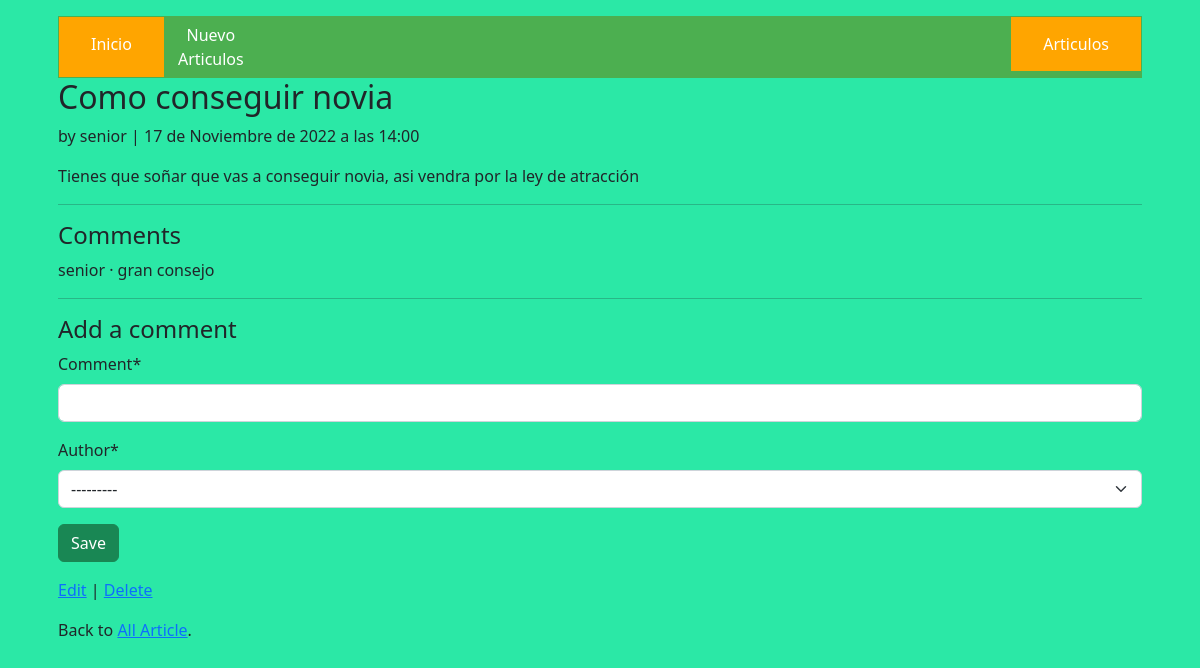
The app's page /articles/6/ (signed in) with its own data.
### articles/models.py (models this page shows, shortened)
class Article(models.Model):
    title = models.CharField(max_length=255)
    body = models.TextField()
    date = models.DateTimeField(auto_now_add=True)
    author = models.ForeignKey(settings.AUTH_USER_MODEL,
                                on_delete= models.CASCADE,)

class Comment(models.Model):
    article = models.ForeignKey(Article, on_delete=models.CASCADE,)
    comment= models.CharField(
        max_length=140
    )
    author = models.ForeignKey(settings.AUTH_USER_MODEL,
                                on_delete=models.CASCADE,
                                )
    def __str__(self):
        return self.comment

### accounts/models.py (models this page shows)
class CustomUser(AbstractUser):
    age = models.PositiveIntegerField(null=True, blank=True)

### articles/views.py (the view, shortened to what this page needs)
# urls.py: path("<int:pk>/",ArticleDetailView.as_view(),
class ArticleDetailView(LoginRequiredMixin, DetailView):
    def get(self, request, *args, **kwargs):
        view = CommentGet.as_view()
        return view(request, *args, **kwargs)

### articles/forms.py
class CommentForm(forms.ModelForm):
    class Meta:
        model = Comment
        fields = ("comment", "author")

### articles/views.py (called while the page is built)
    def  get_context_data(self, **kwargs):
        context = super().get_context_data(**kwargs)
        context['form'] = CommentForm()
        return context

### templates/article_detail.html (shortened to what this page needs)
{% extends "base.html" %}
{% load crispy_forms_tags %}
{% block content %}
    <div class="article-entry">
        <h2>{{ object.title}}</h2>
        <p>by {{ object.author }} | {{ object.date }}</p>
        <p> {{ object.body }}</p>
    </div>
    <hr>
    <h4>Comments</h4>
    {% for comment in article.comment_set.all %}
        <p>{{ comment.author}} &middot; {{ comment }}</p>
    {% endfor %}
    <hr>
    <h4> Add a comment </h4>
    <form action="" method="post">
        {{ form|crispy }}
        <button class="btn btn-success ml-2" type="submit">Save</button>
    </form>
    <p ><a href="{% url 'article_edit' article.pk %}">Edit</a> |
    <a href="{% url 'article_delete' article.pk %}">Delete</a></p>
    <p>Back to <a href="{% url 'article_list' %}">All Article</a>.</p>
{% endblock content %}

### static/css/style.css (style rules this page uses)
body { background: rgb(43, 232, 166); }

### records on screen
Article: title "Como conseguir novia", author "senior", date "17 de Noviembre de 2022 a las 14:00", body "Tienes que soñar que vas a conseguir novia, asi vendra por la ley de atracción"
Comment: author "senior", comment "gran consejo"
